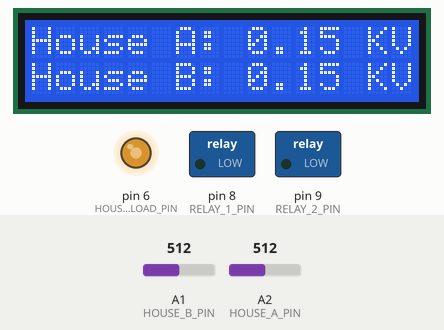
The sketch below on a simulated Arduino Uno, built with avr-gcc and run on an emulated ATmega328P. Parts: 16×2 character LCD, switched loads named in the sketch (green lamp = pin HIGH), output pins drawn as LEDs (lit = HIGH). Inputs (shaded band) come from the test bench; at power-on: A1 (HOUSE_B_PIN) = 512, A2 (HOUSE_A_PIN) = 512. Random numbers use the default seed unless the sketch sets one; pins used as bus, display or sensor lines are not drawn.

Above: at 1.2 s.
1.3 s: A1 (HOUSE_B_PIN) set to 306
At 2.4 s:
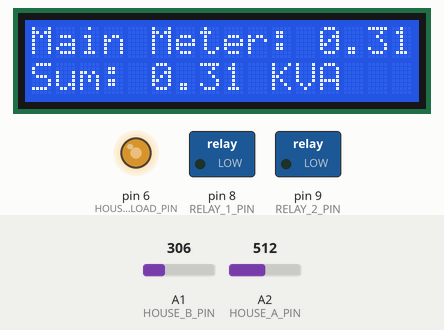
5.5 s: A2 (HOUSE_A_PIN) set to 716
At 7.2 s:
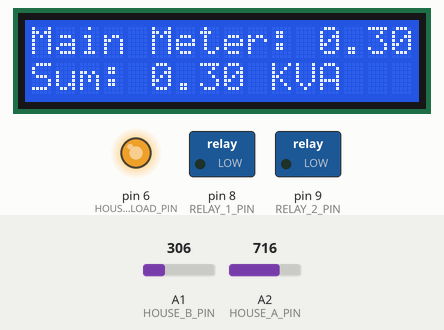
9.6 s: A1 (HOUSE_B_PIN) set to 0
At 12.7 s:
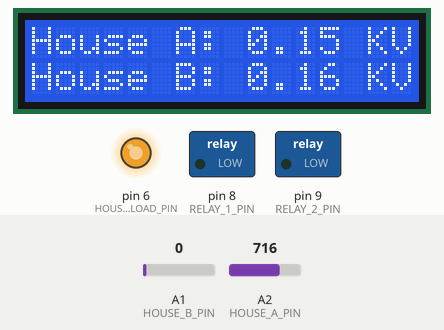
14.3 s: A2 (HOUSE_A_PIN) set to 0
At 17.5 s:
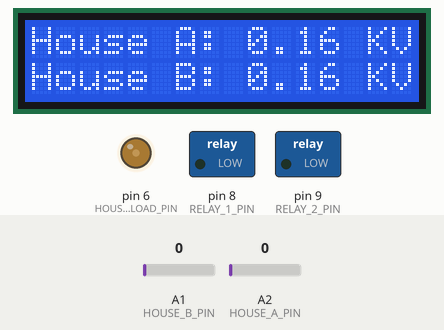
19.0 s: A1 (HOUSE_B_PIN) set to 122
At 33.3 s:
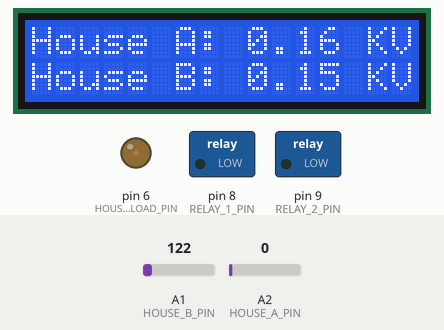
Timing chart, 0 to 34.8 s (numbered marks = the images above; inputs shaded):
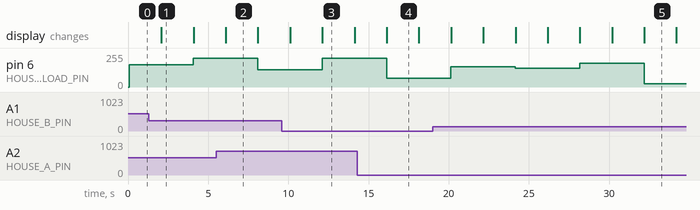

Measured:
- what the display in image 1 shows lasts 2.0 s, from 2.1 s to 4.1 s

The sketch:

aq.ino
```cpp
#include <LiquidCrystal.h>

// Define ACS712 sensitivity (mV/A)
#define ACS712_SENSITIVITY 185.0

// Define nominal voltage (V)
#define NOMINAL_VOLTAGE 240.0

// Define ACS712 sensor pins
#define HOUSE_A_PIN A2
#define HOUSE_B_PIN A1

// Define relay pins
#define RELAY_1_PIN 8
#define RELAY_2_PIN 9

// Define PWM load pins
#define HOUSE_A_LOAD_PIN 6
#define HOUSE_B_LOAD_PIN 5

// Define relay thresholds (adjust as needed)
#define RELAY_THRESHOLD_KVA_1 0.1 // Example threshold for RELAY_1 in KVA
#define RELAY_THRESHOLD_KVA_2 0.2 // Example threshold for RELAY_2 in KVA

// Define LCD pins
LiquidCrystal lcd(12, 11, 5, 4, 3, 2);

void setup() {
  // Initialize serial communication
  Serial.begin(9600);

  // Initialize LCD
  lcd.begin(16, 2);

  // Initialize relay pins
  pinMode(RELAY_1_PIN, OUTPUT);
  pinMode(RELAY_2_PIN, OUTPUT);

  // Initialize ACS712 sensor pins
  pinMode(HOUSE_A_PIN, INPUT);
  pinMode(HOUSE_B_PIN, INPUT);

  // Initialize PWM load pins
  pinMode(HOUSE_A_LOAD_PIN, OUTPUT);
  pinMode(HOUSE_B_LOAD_PIN, OUTPUT);
}

void loop() {
  // Simulate changes in load with random PWM duty cycle for House A
  int randomDutyCycleA = random(256); // Generate a random duty cycle between 0 and 255
  analogWrite(HOUSE_A_LOAD_PIN, randomDutyCycleA);

  // Simulate changes in load with random PWM duty cycle for House B
  int randomDutyCycleB = random(256); // Generate a random duty cycle between 0 and 255
  analogWrite(HOUSE_B_LOAD_PIN, randomDutyCycleB);

  // Display individual house readings on the first screen
  lcd.clear();
  lcd.print("House A: ");
  lcd.print(calculatePower(readCurrent(HOUSE_A_PIN)));
  lcd.print(" KVA");

  lcd.setCursor(0, 1);
  lcd.print("House B: ");
  lcd.print(calculatePower(readCurrent(HOUSE_B_PIN)));
  lcd.print(" KVA");

  // Delay for 2 seconds
  delay(2000);

  // Display the sum of house readings at the main meter on the second screen
  lcd.clear();
  lcd.print("Main Meter: ");
  float mainMeterCurrent = readCurrent(HOUSE_A_PIN) + readCurrent(HOUSE_B_PIN);
  lcd.print(calculatePower(mainMeterCurrent));
  lcd.print(" KVA");

  lcd.setCursor(0, 1);
  lcd.print("Sum: ");
  lcd.print(calculatePower(mainMeterCurrent));
  lcd.print(" KVA");

  // Activate relays based on thresholds
  if (readCurrent(HOUSE_A_PIN) > RELAY_THRESHOLD_KVA_1) {
    activateRelay(RELAY_1_PIN);
  } else {
    deactivateRelay(RELAY_1_PIN);
  }

  if (readCurrent(HOUSE_B_PIN) > RELAY_THRESHOLD_KVA_2) {
    activateRelay(RELAY_2_PIN);
  } else {
    deactivateRelay(RELAY_2_PIN);
  }

  // Delay for 2 seconds
  delay(2000);
}

float readCurrent(int sensorPin) {
  int sensorValue = analogRead(sensorPin);
  float voltage = sensorValue * (5.0 / 1023.0);
  float current = (voltage - (NOMINAL_VOLTAGE / 2.0)) / ACS712_SENSITIVITY;
  return abs(current);
}

float calculatePower(float current) {
  return (NOMINAL_VOLTAGE * current) / 1000.0; // Power in KVA
}

void activateRelay(int relayPin) {
  if (digitalRead(relayPin) == HIGH) {
    digitalWrite(relayPin, LOW);  // Set to LOW to activate (normally closed)
    Serial.println("Relay Activated");
  }
}

void deactivateRelay(int relayPin) {
  if (digitalRead(relayPin) == LOW) {
    digitalWrite(relayPin, HIGH); // Set to HIGH to deactivate (normally closed)
    Serial.println("Relay Deactivated");
  }
}
```
